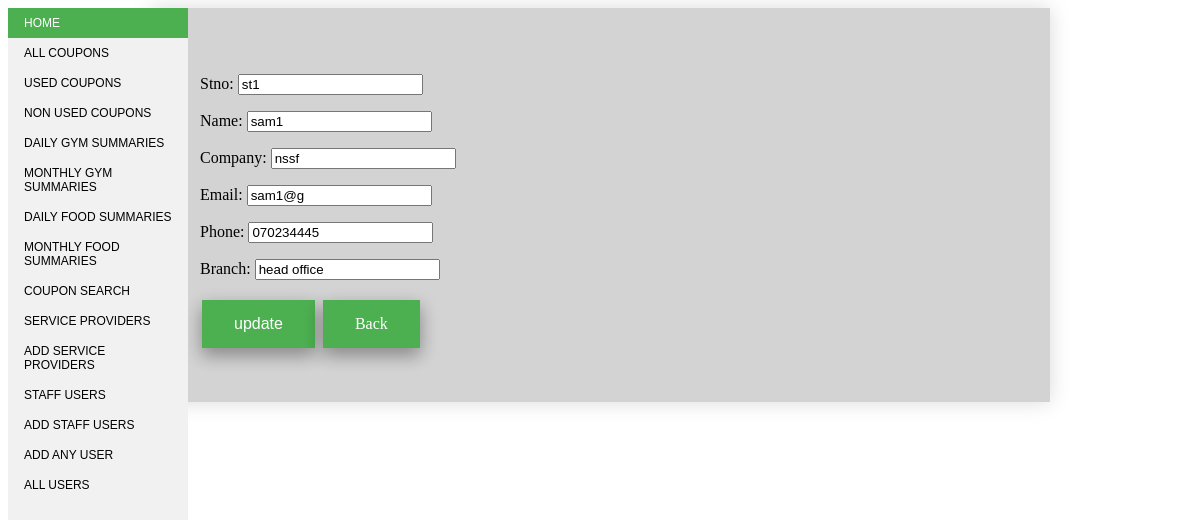
The app's page /update_end_users/2 with its own data.
### models.py (models this page shows)
class End_users(db.Model):
    id = db.Column('eu_id', db.Integer, primary_key = True)
    stno = db.Column(db.String(10), unique=True)
    name = db.Column(db.String(100))
    company = db.Column(db.String(100))
    email = db.Column(db.String(100))
    phone = db.Column(db.String(100))
    branch = db.Column(db.String(100))

### main.py (the view)
@main.route('/update_end_users/<int:id>', methods=['GET', 'POST'])
def update_end_users(id):
    end_user = End_users.query.get_or_404(id)
    if request.method == 'POST':
        end_user.stno = request.form['stno']
        end_user.name = request.form['name']
        end_user.company = request.form['company']
        end_user.email = request.form['email']
        end_user.phone = request.form['phone']
        end_user.branch = request.form['branch']
        try:
            db.session.commit()
            return redirect(url_for('main.show_end_users'))
        except:
            flash('There was a problem updating data')
    else:
        return render_template('update_end_users.html', end_user=end_user)
    return render_template('update_end_users.html', end_user=end_user)

### main.py (called while the page is built)
@main.before_request
def before_request():
    g.user = current_user

### templates/update_end_users.html
{% extends "base5.html" %}
{% block content %}
<div class="div2">
        <form method="POST" action="/update_end_users/{{ end_user.id }}">
            <p><label for="stno">Stno:</label>
            <input type="text" class="form-control" name="stno" value="{{ end_user.stno }}"></p>
            <p><label for="name">Name:</label>
            <input type="text" class="form-control" name="name" value="{{ end_user.name }}"></p>
            <p><label for="company">Company:</label>
            <input type="text" class="form-control" name="company" value="{{ end_user.company }}"></p>
            <p><label for="email">Email:</label>
            <input type="email" class="form-control" name="email" value="{{ end_user.email }}"></p>
            <p><label for="phone">Phone:</label>
            <input type="text" class="form-control" name="phone" value="{{ end_user.phone }}"></p>
            <p><label for="Branch">Branch:</label>
            <input type="text" class="form-control" name="branch" value="{{ end_user.branch }}"></p>
            <button class="button is-block is-info is-large is-fullwidth">update</button>
            <a href="{{ url_for('main.show_end_users') }}" class="button">Back</a>
        </form>
</div>
{% endblock %}

### templates/base5.html (style rules this page uses)
.div2 { background-color: lightgrey; width: 800px; border: 0px solid green; padding: 50px; margin: auto; box-shadow: 0 0 20px rgba(0, 0, 0, 0.15); }
.button { background-color: #4CAF50; border: none; color: white; padding: 15px 32px; text-align: center; text-decoration: none; display: inline-block; font-size: 16px; margin: 4px 2px; cursor: pointer; -webkit-transition-duration: 0.4s; transition-duration: 0.4s; box-shadow: 0 8px 16px 0 rgba(0,0,0,0.2), 0 6px 20px 0 rgba(0,0,0,0.19); }

### records on screen
End_users: stno "st1", name "sam1", company "nssf", email "sam1@g", phone "070234445", branch "head office"
